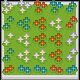

A level layout from a 2D game, rendered from its tile map. Below: a short description, then the map file with its tile-grid data intact:
An orthogonal 5x5 tile map with 16x16 px tiles, 1 tile layer (Tile Layer 1).

<map version="1.0" tiledversion="2018.01.16" orientation="orthogonal" renderorder="right-down" width="5" height="5" tilewidth="16" tileheight="16" infinite="0" nextobjectid="1">
 <tileset firstgid="1" source="roguelikeSheet_transparent.tsx" />
 <layer name="Tile Layer 1" width="5" height="5">
   <data encoding="csv">
     516,517,346,688,689,
     744,745,403,574,404,
     573,574,403,403,575,
     744,574,574,403,575,
     459,802,802,460,803
   </data>
 </layer>
</map>
